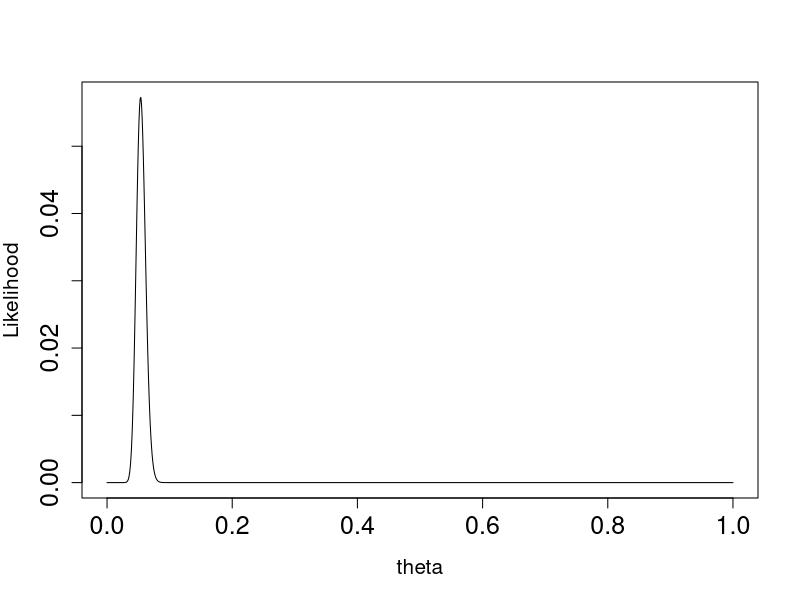
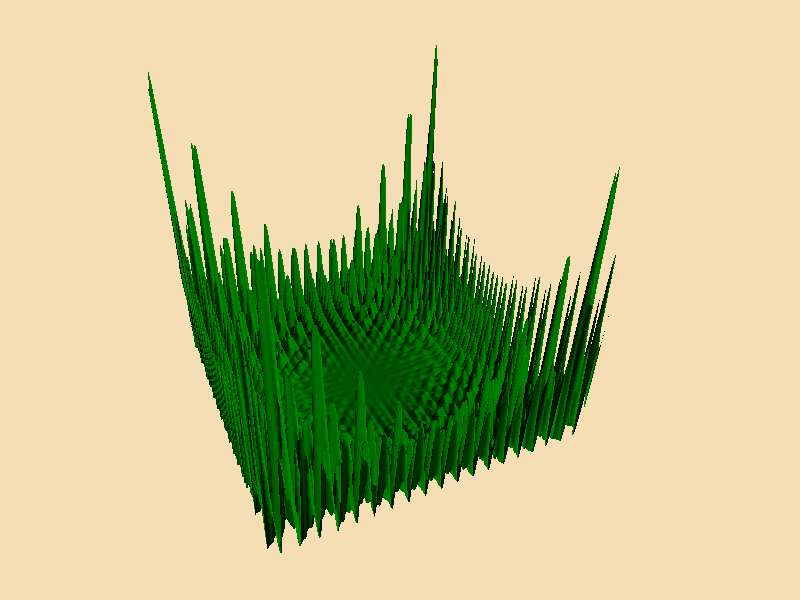
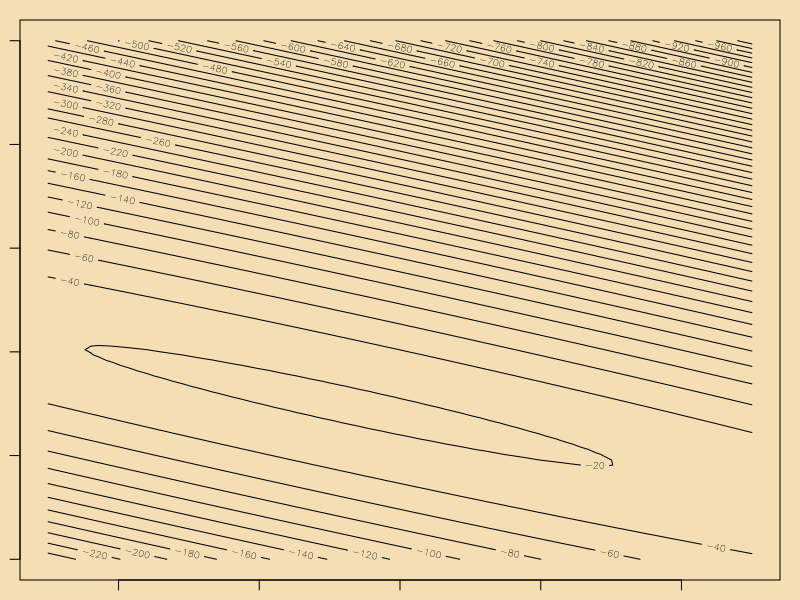

The R script that drew these images, in order:
## ---- chunk 1
theta <- seq(0,1,0.001)
lik = dbinom(51, 951, prob = theta)
plot(theta, lik, type = "l", xlab = "theta", ylab ="Likelihood", cex.axis = 1.5, cex.lab = 1.25)
## ---- chunk 2
h = function(x,y) {(x*sin(20*y)+y*sin(20*x))^2*cosh(sin(10*x)*x)+(x*cos(10*y)-y*sin(10*x))^2*cosh(cos(20*y)*y)}
x = y = seq(-3,3,le=435)
z = outer(x,y,h)
par(bg = "wheat",mar = c(1,1,1,1))
persp(x,y,z,theta=155,phi=30,col = "green4",ltheta=-120,shade=0.75,border=NA,box=FALSE)
## ---- chunk 3
X <- runif(n = 10, min = 0, max = 10)
Y <- rnorm(n = 10, mean = 0.5 + 1.2*X, sd = 1.5)
ll <- function(X,Y,a,b, sd) {
	pred <- a + b*X
	sum(dnorm(Y, pred, sd, log = TRUE))
}
a_seq <- seq(-5,5,length.out = 100)
b_seq <- seq(0,5,length.out = 100)
grid <- expand.grid(a_seq,b_seq)
res <- numeric(100*100)
for(i in 1:nrow(grid)) res[i] <- ll(X,Y,grid[i,1],grid[i,2],sd=2)
z <- matrix(res, nr = 100, nc = 100)
contour(a_seq,b_seq,z, xlab = "Intercept", ylab = "Slope",nlevels=50)
## ---- chunk 4

f <- function(x) exp(-(x+sin(3*x))^2+0.195)/2

## ---- chunk 5
# Control parameters

T <- 10 
delta_T <- 1/2500
nsteps <- 25000
step_par <- 0.1

# Starting condition
actual_par <- runif(1, -3, 3)

## ---- chunk 6
# Main loop
for(i in 1:nsteps) {

	# Draw new value for x
	new_par <- actual_par + (runif(1)*2-1)*step_par

	# Evaluate the function
	actual_f <- f(actual_par)
	new_f <- f(new_par)

	# Compute the difference
	diff <- new_f - actual_f
	if(diff > 0) actual_par <- new_par

	else {
		# Evaluate acceptance probability	
		p_accept <- exp(-diff/T)
		if(p_accept > runif(1)) actual_par = new_par
	
	}

	# Update temperature
	T = (1-delta_T)*T

	}

